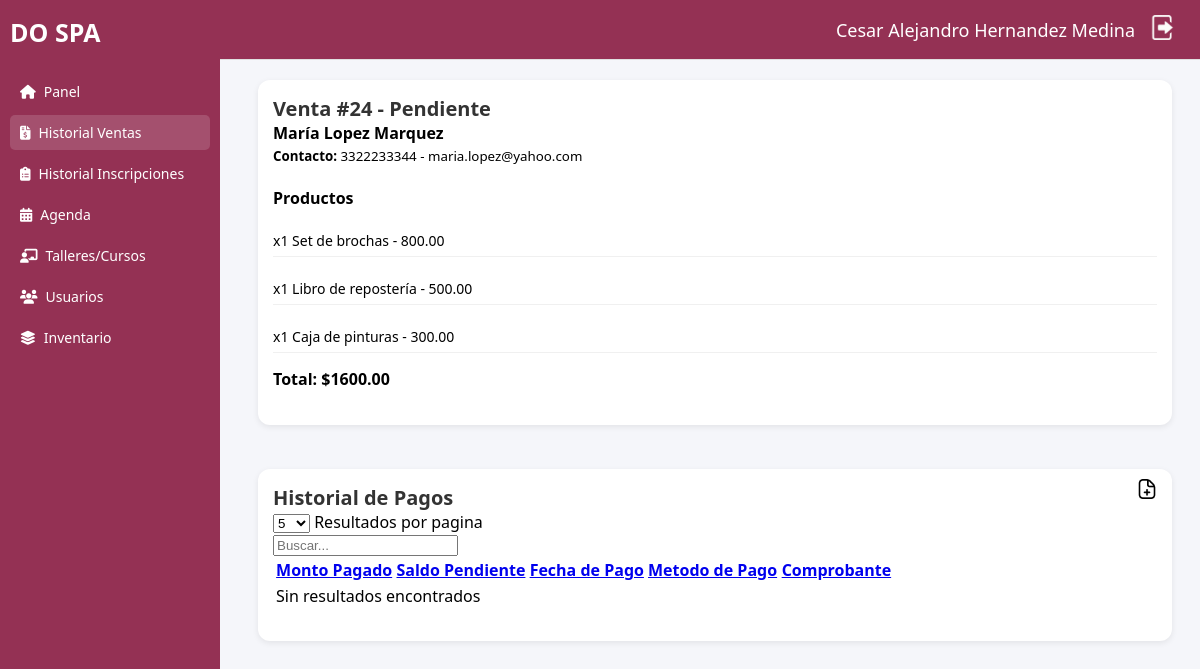
Screenshot of /detalles.php?id=24&comprador=alumna&idcomprador=2 (signed in) with the database file from the repository.
### tables this page shows
CREATE TABLE `venta` (
  `idVenta` int(11) NOT NULL,
  `fecha` timestamp NOT NULL DEFAULT current_timestamp(),
  `comprador_tipo` varchar(30) NOT NULL,
  `id_alumna` int(11) DEFAULT NULL,
  `id_cliente` int(11) DEFAULT NULL,
  `id_taller` int(11) DEFAULT NULL,
  `total` decimal(10,2) NOT NULL,
  `estado` varchar(30) NOT NULL
);

CREATE TABLE `clientes` (
  `id_cliente` int(11) NOT NULL,
  `nombre` varchar(60) NOT NULL,
  `apat` varchar(30) NOT NULL,
  `amat` varchar(30) NOT NULL,
  `correo` varchar(100) DEFAULT NULL,
  `telefono` varchar(50) DEFAULT NULL,
  `direccion` varchar(255) DEFAULT NULL,
  `estatus` tinyint(1) NOT NULL DEFAULT 1
);

CREATE TABLE `productos` (
  `id_producto` int(11) NOT NULL,
  `nombre` varchar(255) DEFAULT NULL,
  `precio_unitario` decimal(10,2) DEFAULT NULL,
  `Stock` int(11) NOT NULL,
  `imagen` longblob DEFAULT NULL,
  `Activo` tinyint(1) NOT NULL DEFAULT 1
);

CREATE TABLE `detalle_venta` (
  `idDetalle` int(11) NOT NULL,
  `idVenta` int(11) NOT NULL,
  `id_producto` int(11) DEFAULT NULL,
  `id_kit` int(11) DEFAULT NULL,
  `cantidad` int(11) NOT NULL,
  `precio_unitario` decimal(10,2) NOT NULL,
  `subtotal` decimal(10,2) NOT NULL
);

### detalles.php (the view, shortened to what this page needs)
<?php
include_once("conexion.php");
if(empty($_SESSION['Id_Usuario'])){header("location: index.html");}else{
  $Nombre = $_SESSION['nombre'];
  $Amat = $_SESSION['amat'];
  $Apat = $_SESSION['apat'];
  $idVenta = $_GET['id'];
  $tipo_comprador = $_GET['comprador'];
  $id_comprador = $_GET['idcomprador'];
?>
<!DOCTYPE html>
<html lang="es">
<head>
  <link rel="stylesheet" href="css/sidebar.css">
  <link rel="stylesheet" href="css/header.css">
  <link rel="stylesheet" href="css/detalles.css">
  <link rel="stylesheet" href="https://cdnjs.cloudflare.com/ajax/libs/font-awesome/6.4.0/css/all.min.css">
  <link rel="stylesheet" href="https://cdn.jsdelivr.net/npm/simple-datatables@latest/dist/style.css">
</head>
<body>
  <div class="dashboard">
    <aside class="sidebar">
      <div class="logo">DO SPA</div>
      <ul id="menu">
        <li><a href="main.php"><i class="fas fa-home"></i> Panel</a></li>
        <li class="active"><a href="ventas.php"><i class="fas fa-file-invoice-dollar"></i> Historial Ventas</a></li>
        <li><a href="inscripciones.php"><i class="fas fa-clipboard-list"></i> Historial Inscripciones</a></li>
        <li><a href="agenda.php"><i class="fas fa-calendar-days"></i> Agenda</a></li>
        <li><a href="talleres-cursos.php"><i class="fas fa-chalkboard-teacher"></i>Talleres/Cursos</a></li>
        <li><a href="alumnas-maestras.php"><i class="fa-solid fa-users"></i><span>Usuarios</span></a></li>
        <li><a href="inventario.php"><i class="fas fa-layer-group"></i> Inventario</a></li>
      </ul>
    </aside>
    <main class="main">
      <header class="topbar">
        <div class="user-info">
          <span><?php echo $Nombre." ".$Apat." ".$Amat ?></span>
          <a href="muerte.php"><img src="img/logout.png" id="btn-logout" alt="Salir"></a>
        </div>
      </header>
      <div class="ventas-detalle" id="detallePedido">
            <?php
            $sql4="SELECT estado FROM venta WHERE idVenta = '$idVenta'";
            $result4 = mysqli_query($conexion,$sql4);
            while($mostrar4=mysqli_fetch_array($result4)){
              $estado = $mostrar4['estado'];
            ?>
            <h3>Venta #<?php echo $idVenta." - ".$mostrar4['estado'] ?></h3>
            <?php
            }
            ?>
            <div class="cliente">
                <?php
                    if($tipo_comprador == "Alumna"){
                        $sql="SELECT * FROM alumnas WHERE id_alumna = '$id_comprador'";
                    }else{
                        $sql="SELECT * FROM clientes WHERE id_cliente = '$id_comprador'";
                    }
                    $result=mysqli_query($conexion,$sql);
                    while($mostrar=mysqli_fetch_array($result)){
                ?>
                <div>
                <strong><?php echo $mostrar['nombre']." ".$mostrar['apat']." ".$mostrar['amat'] ?></strong><br>
                <small><b>Contacto: </b><?php echo $mostrar['telefono']." - ".$mostrar['correo'] ?></small>
                </div>
                <?php
                    }
                ?>
            </div>
            <h4>Productos</h4>
            <?php
                    $sql="SELECT * FROM detalle_venta WHERE idVenta = '$idVenta'";
                    $result=mysqli_query($conexion,$sql);
                    while($mostrar=mysqli_fetch_array($result)){
                        if(empty($mostrar['id_producto'])){
                            $idProducto = $mostrar['id_kit'];
                            $sql1 = "SELECT * FROM kits_productos WHERE id_kit = '$idProducto'";
                        }else{
                            $idProducto = $mostrar['id_producto'];
                            $sql1 = "SELECT * FROM productos WHERE id_producto = '$idProducto'";
                        }
                        $result1=mysqli_query($conexion,$sql1);
                        while($mostrar1=mysqli_fetch_array($result1)){
                 ?>
            <ul class="items">
                <li><?php echo "x".$mostrar['cantidad']." ".$mostrar1['nombre']." - ". $mostrar1['precio_unitario']?></li>
            </ul>
                <?php
                        }
                    }
                $sql = "SELECT * FROM venta WHERE idVenta = '$idVenta'";
                $result=mysqli_query($conexion,$sql);
                while($mostrar=mysqli_fetch_array($result)){
            ?>
            <div class="total">
                <strong>Total: </strong> <?php echo "$" . $mostrar['total'] ?>
            </div>
            <?php
                }
            ?>
            </div>
          <br><br>
            <div class="ventas-detalle">
                <h3>Historial de Pagos</h3>
                <?php
                  if($estado == "Pendiente"){
                ?>
                <a href="agregarPago.php?tipo=venta&idI=<?php echo $idVenta ?>"><img src="img/agregar.png" alt="Agregar" class="icon btn-agregar" width="20"></a>
                <?php
                  }
                ?>
                <table class="display" id="historial">
                    <thead>
                        <tr>
                            <th>Monto Pagado</th>
                            <th>Saldo Pendiente</th>
                            <th>Fecha de Pago</th>
                            <th>Metodo de Pago</th>
                            <th>Comprobante</th>
                        </tr>
                    </thead>
                </table>
            </div>
    </main>
  </div>
</body>
</html>
<?php
}
?>

### css/sidebar.css (style rules this page uses)
.sidebar { position: fixed; top: 0; left: 0; width: 220px; height: 100vh; background: #943154; color: #fff; padding: 15px 10px; box-sizing: border-box; font-family: 'Segoe UI', sans-serif; }
.sidebar .logo { font-size: 25px; font-weight: bold; margin-bottom: 25px; text-align: left; color: #fff; }
.sidebar ul { list-style: none; margin: 0; padding: 0; }
.sidebar li { margin: 6px 0; }
.sidebar a { display: flex; align-items: center; gap: 8px; padding: 8px 10px; color: #fff; text-decoration: none; font-size: 14px; border-radius: 5px; transition: background 0.3s; }
.sidebar a:hover, .sidebar .active a { background: rgba(255, 255, 255, 0.15); }

### css/header.css (style rules this page uses)
html { background: #f5f6fa; }
#btn-logout { cursor: pointer; width: 25px; transition: ease-in-out .15s; }
.topbar { position: fixed; top: 0; left: 220px; right: 0; height: 60px; background: #943154; display: flex; align-items: center; justify-content: flex-end; padding: 0 25px; border-bottom: 1px solid #e0e0e0; box-sizing: border-box; z-index: 1000; }
.user-info { display: flex; align-items: center; gap: 15px; font-size: 18px; color: #333; }
.user-info span { font-weight: 500; color: white; }

### css/detalles.css (style rules this page uses)
.main { margin-left: 230px; margin-top: 60px; padding: 20px; background: #f5f6fa; min-height: calc(100vh - 60px); box-sizing: border-box; font-family: 'Segoe UI', sans-serif; }
.ventas-detalle { flex: 1; background: #fff; padding: 20px; border-radius: 12px; box-shadow: 0 2px 6px rgba(0,0,0,0.08); }
.ventas-detalle h3 { margin-bottom: 8px; }
.ventas-detalle .cliente { display: flex; align-items: center; gap: 12px; margin-bottom: 20px; }
.ventas-detalle h4 { margin-bottom: 8px; }
.ventas-detalle .items { list-style: none; padding-left: 0; margin-bottom: 15px; }
.ventas-detalle .items li { padding: 6px 0; border-bottom: 1px solid #f0f0f0; font-size: 14px; }
.ventas-detalle .total { font-size: 16px; font-weight: bold; margin-bottom: 20px; }
.ventas-detalle { position: relative; padding: 15px; }
.ventas-detalle h3 { display: inline-block; margin: 0; font-size: 20px; color: #333; }
.ventas-detalle .btn-agregar { position: absolute; top: 10px; right: 15px; cursor: pointer; transition: transform 0.2s ease-in-out; }

### rows the page displays
venta: estado "Pendiente", total "1600.00"
clientes: nombre "María", apat "Lopez", amat "Marquez", telefono "3322233344", correo "maria.lopez@yahoo.com"
detalle_venta: cantidad "1"
productos: nombre "Set de brochas", precio_unitario "800.00"
detalle_venta: cantidad "1"
productos: nombre "Libro de repostería", precio_unitario "500.00"
detalle_venta: cantidad "1"
productos: nombre "Caja de pinturas", precio_unitario "300.00"

### other values shown
$Nombre "Cesar Alejandro"
$Apat "Hernandez"
$Amat "Medina"
